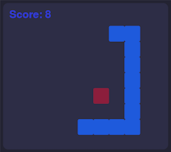
#> input picture client/cache/snake.png, 171 x 152 px; its folder holds only this picture in this run
$ python -i parse.py   (imports and definitions only)
#> lines starting #> are read from the running program, lines starting #| are printed output that depends on the picture
# This is used to create a gui from a .ui file

from typing import Any
import engine as ui
import os

scripts:dict[str,list[str]] = {} # "Script name": [Script code]
events:dict[str,list[str]]  = {} # "Event name":  [Script code]
objects:dict[str,Any]       = {} # "Object class": "Script name"

# [8 lines left out: function init, not called in this run]

def runScript(script:str):
    src = scripts[script]
    exec(src, globals())

# [6 lines left out: function runEvent, not called in this run]

def getLevel(expr:str) -> int:
    return expr.count('    ',0,expr.rfind('    ')+4)

# [135 lines left out: functions getAttrs, getScript, parseExpr, not called in this run]

def render(src:str):
    global events, scripts, titlebar

    source = src.splitlines()
    source.append('')
    source.append('')

    if source[0] in {'#type: ignore', '# type: ignore'}:
        source.pop(0)

    parseExpr(0,source)

    if not ui.root:
        print('[ERROR] "ui.root" Is not defined.')
        return

    runEvent('onLoad')

    if not hasattr(ui.root,'resizable'):
        ui.root.resizable = False

    ui.root.show(ui.root.resizable,extraFlag=ui.pygame.NOFRAME if use_titlebar else 0)

    def frame():
        global titlebar
        titlebar.text = ui.root._title

    if use_titlebar:
        titlebar = ui.Titlebar(
            ui.root._title
        ).add(ui.root,10)
        ui.root.addFrameListener(frame)

    ui.clock = ui.pygame.time.Clock()
    ui.mainloop()
    runEvent('onUnload')

    ui.pygame.quit()
    events = {}
    scripts = {}
    ui.root = None

display_src = True
use_titlebar = False

>>> import cv2
>>> picture = cv2.imread('cache/snake.png', cv2.IMREAD_GRAYSCALE)
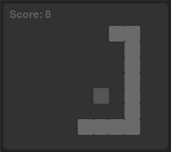
#> picture: shape (152, 171); min 34, max 109, mean 55.2
#> (the run stopped early here; a loop or call above may not have finished)
